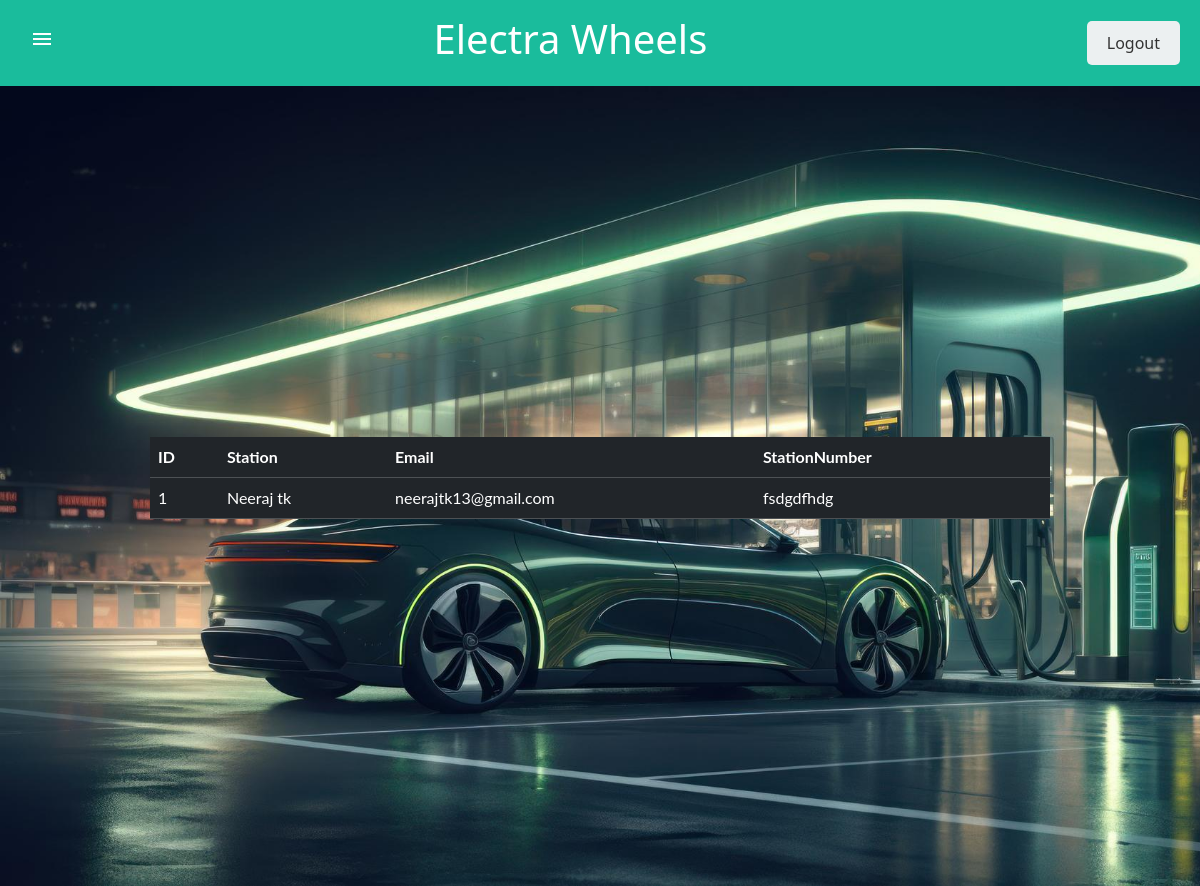
/station/, run on an earlier commit of the app's database.
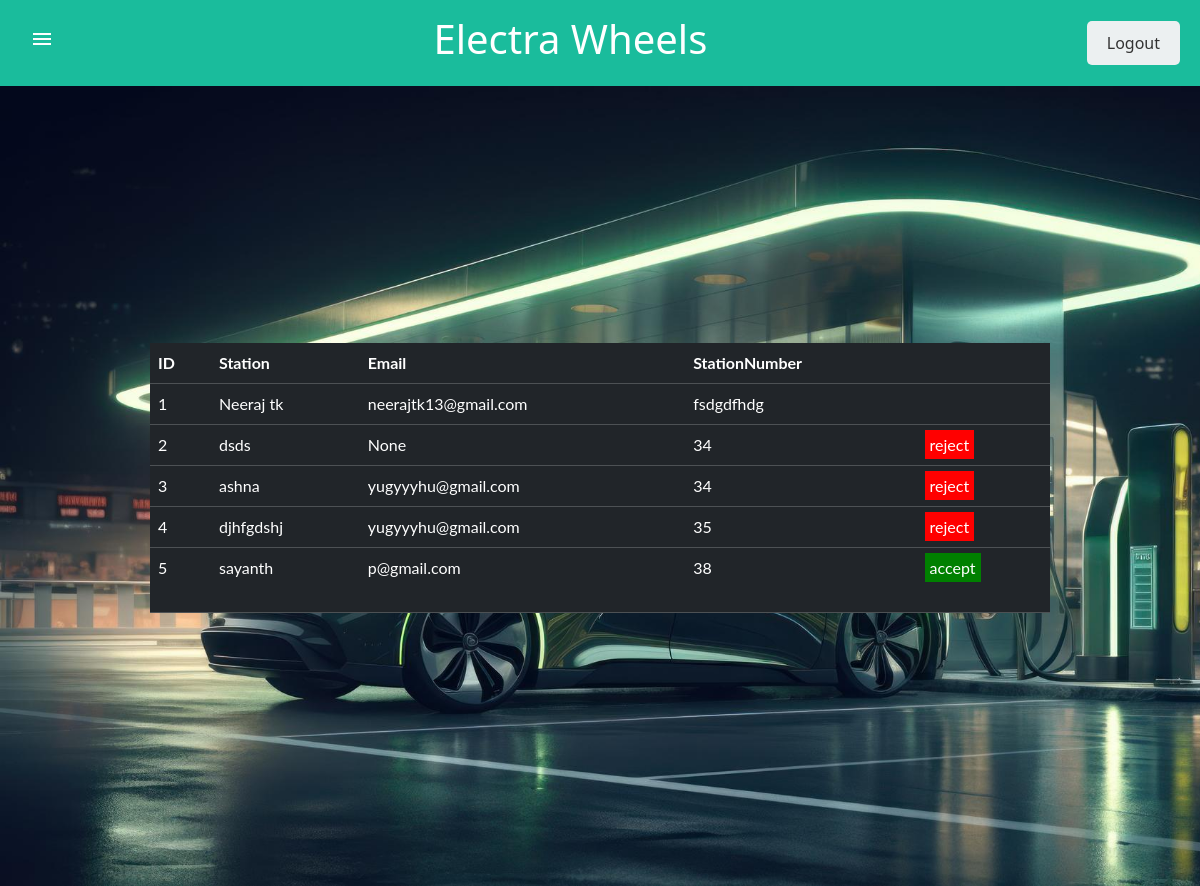
And on a later commit of the database.
### evapp/models.py (models this page shows)
class StationTable(models.Model):
    LOGIN=models.ForeignKey(Logintable, on_delete=models.CASCADE)
    Name = models.CharField(max_length=30, blank=True, null=True)
    latitude = models.FloatField(null=True, blank=True)
    longitude = models.FloatField(null=True, blank=True)
    Email = models.CharField(max_length=30, blank=True, null=True)
    StationNumber = models.CharField(max_length=30, blank=True, null=True)
    status = models.CharField(max_length=30, blank=True, null=True, default='active')

### evapp/views.py (the view)
# urls.py: path('station/',StationPage.as_view(), name="station"),
class StationPage(View):
    login_url='/'
    def get(self,request):
        obj = StationTable.objects.all()
        return render(request, 'manage station.html',{'obj':obj})

### template/manage station.html
{% extends 'admin_home.html'%}
{%block body%}
<div class="body">
    <table class="table table-dark" style="width: 900px">
        <tr>
            <th>ID</th>
            <th>Station</th>
            <th>Email</th>
            <th>StationNumber</th>
            <th></th>
        </tr>
        {% for i in obj %}
        <tr>
            <td>{{ forloop.counter}}</td>
            <td>{{i.Name}}</td>
            <td>{{i.Email}}</td>
            <td>{{i.StationNumber}}</td>
            <td>
                {% if i.LOGIN.status == "pending" %}
                <a href="/accept_station/{{i.LOGIN.id}}" id="accept">accept</a><br><br>
                <a href="/reject_station/{{i.LOGIN.id}}" id="reject">reject</a>
                {% elif i.LOGIN.status == "active" %}
                <a href="/reject_station/{{i.LOGIN.id}}" id="reject">reject</a>
                {% elif i.LOGIN.status == "reject" %}
                <a href="/accept_station/{{i.LOGIN.id}}" id="accept">accept</a><br><br>
                {% endif %}
            </td>
        </tr>
        {% endfor %}
    </table>
</div>
    {% endblock %}

What changed in the data, as far as the page shows it:
added StationTable: Name "dsds", Email "None", StationNumber "34"
added StationTable: Name "ashna", Email "yugyyyhu@gmail.com", StationNumber "34"
added StationTable: Name "djhfgdshj", Email "yugyyyhu@gmail.com", StationNumber "35"
added StationTable: Name "sayanth", Email "p@gmail.com", StationNumber "38"
